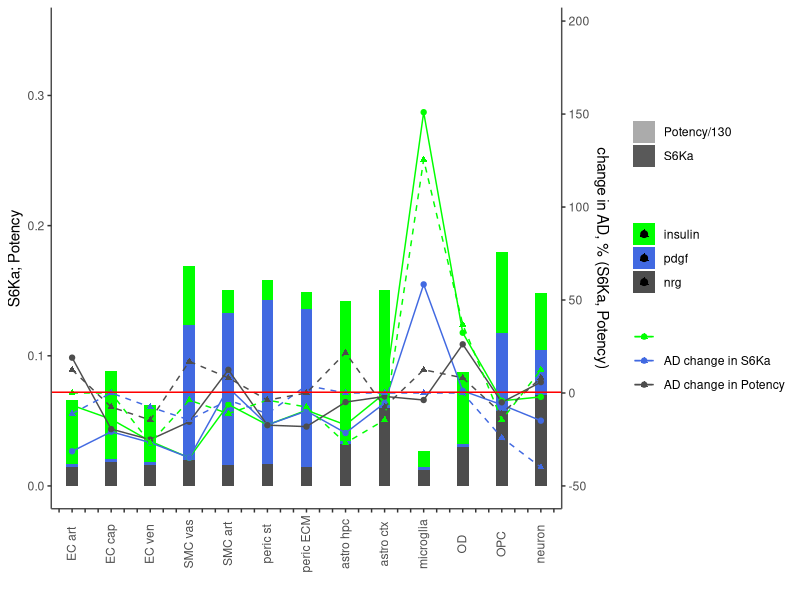

Reproduce this figure in R.
rm(list=ls())

s6k_CT <- read.csv("S6Ka_max_EC50_all.csv", header = T,stringsAsFactors = F)
s6k_AD <- read.csv("S6Ka_max_EC50_all_AD.csv", header = T,stringsAsFactors = F)
S6K_AD_to_CT <- 100*(s6k_AD$S6K_max-s6k_CT$S6K_max)/(s6k_CT$S6K_max)
pot_AD_to_CT <- 100*(s6k_AD$EC50_reciprocal-s6k_CT$EC50_reciprocal)/(s6k_CT$EC50_reciprocal)
s6k_CT_ <- s6k_CT
s6k_CT <- s6k_CT[,c(1,2,4)]
s6k_CT$group <- "S6Ka"
colnames(s6k_CT)[2] <- "value"
s6k_CT_ <- s6k_CT_[,c(1,5,4)]
s6k_CT_$group <- "Potency"
colnames(s6k_CT_)[2] <- "value"
s6k_CT_$value <- s6k_CT_$value/130
s6k_CT__ <- s6k_CT_
s6k_CT_$cell <- paste0(s6k_CT_$cell,"_1")
s6k_CT__$value <- NA
s6k_CT__$group <- "empty"
s6k_CT__$cell <- paste0(s6k_CT__$cell,"_2")
s6k_ct <- rbind(s6k_CT,s6k_CT_,s6k_CT__)
s6k_ct$cell <- factor(s6k_ct$cell)
s6k_ct$cell <- ordered(s6k_ct$cell, levels = c("EC_artery","EC_artery_1","EC_artery_2","EC_capillary","EC_capillary_1","EC_capillary_2","EC_venous","EC_venous_1","EC_venous_2",
                                               "SMC_vasc","SMC_vasc_1","SMC_vasc_2","SMC_artery","SMC_artery_1","SMC_artery_2","pericytes_st","pericytes_st_1","pericytes_st_2",
                                               "pericytes_ECM","pericytes_ECM_1","pericytes_ECM_2","astro_Hpc","astro_Hpc_1","astro_Hpc_2","astro_ctx","astro_ctx_1","astro_ctx_2",
                                               "microglia","microglia_1","microglia_2","oligodegro","oligodegro_1","oligodegro_2","OPC","OPC_1","OPC_2","neuron","neuron_1","neuron_2"))

cel <- c("","EC art","","","EC cap","","","EC ven","","","SMC vas","","","SMC art","","","peric st","",
         "","peric ECM","", "","astro hpc","","","astro ctx","","","microglia","","","OD","","","OPC","","","neuron","")
library("ggplot2")
s6k_ct$ligand <- factor(s6k_ct$ligand)
s6k_ct$ligand <- ordered(s6k_ct$ligand,levels=c("ins","pdgf","nrg"))
s6k_ct$ID <- "bars"
s6k_line <- s6k_ct
s6k_line$ID <- "line_S6K_ratio"
rownames(s6k_line) <- NULL
s6k_line <- s6k_line[40:78,]
s6k_line$value <- S6K_AD_to_CT
s6k_line1 <- s6k_ct
s6k_line1$ID <- "line_Pot_ratio"
rownames(s6k_line1) <- NULL
s6k_line1 <- s6k_line1[40:78,]
s6k_line1$value <- pot_AD_to_CT
s6k_ct_ <- rbind(s6k_ct,s6k_line,s6k_line1)
coeff1 <- 700
coeff2 <- 50
lab2 <- expression(paste("S6Ka"["AD"]," / S6Ka"["CT"]))
lab3 <- expression(paste("Potency"["AD"]," / Potency"["CT"]))
rownames(s6k_ct_) <- NULL
s6k_ct_$value[127] <- 151 # change to 302 on final Fig, after axis break in Inskape
s6k_ct_$value[166] <- 125.5 # change to 251 on final Fig, after axis break in Inskape

# to determine scale for lines check values in s6k_line, s6k_line1
ggplot(s6k_ct_,aes(x=cell, y = value,fill = ligand)) + geom_bar(data=s6k_ct_[s6k_ct_$ID=="bars",],aes(alpha = as.factor(group)),stat = "identity",position = "stack") +
  labs(x="",y= "", size = (12))+guides(alpha = guide_legend(override.aes = list(size = 2)),fill = guide_legend(override.aes = list(size = 2))) +
  theme_bw() +  theme(axis.text.x=element_text(angle=90)) +
  scale_fill_manual(values=c("green","royalblue","grey30"),labels = c("insulin", "pdgf","nrg"))+
  scale_alpha_manual(values = c(0.5,1,0),labels = c("Potency/130","S6Ka", "")) + # guide='none'
   theme(axis.text.x = element_text(vjust=0.4),panel.grid.major = element_blank(),panel.grid.minor = element_blank(),) +
  theme(legend.title = element_blank())+ labs(x = "") +
  theme(axis.line = element_line(colour = "grey30"),panel.border = element_blank()) +
  scale_x_discrete(labels=cel) +
  geom_line(data=s6k_ct_[s6k_ct_$ID=="line_S6K_ratio",],aes(x = as.numeric(cell), y = (value+coeff2)/coeff1, color = ligand),size=0.5) + 
  geom_point(data=s6k_ct_[s6k_ct_$ID=="line_S6K_ratio",],aes(x = as.numeric(cell), y = (value+coeff2)/coeff1, color = ligand),size=1.5) +
  scale_colour_manual(values=c("green","royalblue","grey30"),labels = c( "","",lab2)) +
  geom_line(data=s6k_ct_[s6k_ct_$ID=="line_Pot_ratio",],linetype = "dashed",aes(x = as.numeric(cell), y = (value+coeff2)/coeff1, color = ligand),size=0.5) + 
  geom_point(data=s6k_ct_[s6k_ct_$ID=="line_Pot_ratio",],shape=17,aes(x = as.numeric(cell), y = (value+coeff2)/coeff1, color = ligand),size=1.5) +
  scale_y_continuous(sec.axis = sec_axis(~.*coeff1-coeff2,name="change in AD, % (S6Ka, Potency)"),limits = c(0, 0.35))+labs(y= "S6Ka; Potency", size = (12))+
  scale_colour_manual(values=c("green","royalblue","grey30"),labels = c( "","AD change in S6Ka","AD change in Potency")) +
  geom_hline(yintercept=0.072, color ="red",size=0.5)
#svg("mTOR_summary.svg", width = 6, height =4)
#dev.off()   


